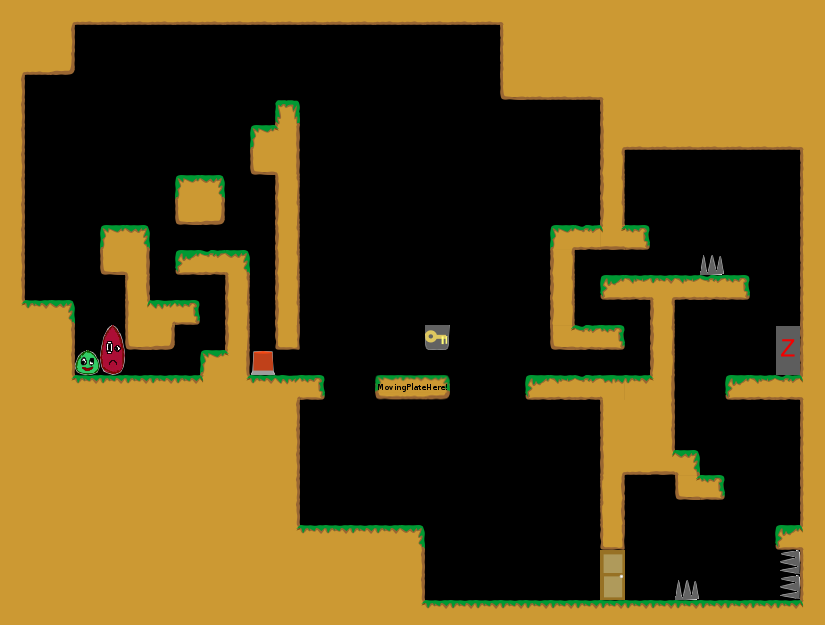

Tiled map render using the project's own tile images. Description and the map definition, with tile-layer contents summarised, below:
An orthogonal 33x25 tile map with 25x25 px tiles, 1 tile layer (Kachelebene 1).

<map version="1.0" orientation="orthogonal" width="33" height="25" tilewidth="25" tileheight="25">
 <tileset firstgid="1" name="Tileset" tilewidth="25" tileheight="25">
  <image source="../../img/Tileset.png" width="400" height="250" />
 </tileset>
 <layer name="Kachelebene 1" width="33" height="25">
  <data>[825 cells, 386 non-empty, 48 distinct tile ids]</data>
 </layer>
</map>
